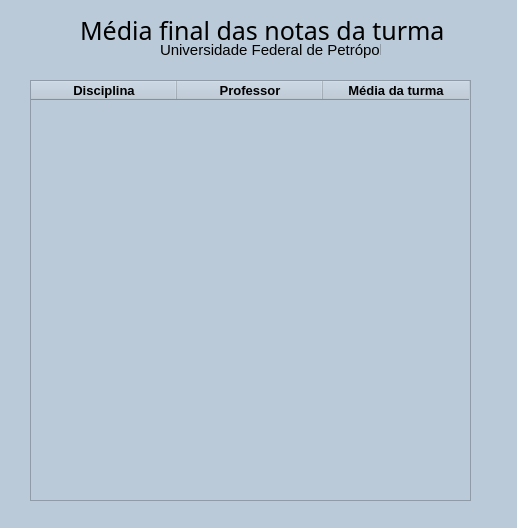
<?xml version="1.0" encoding="UTF-8"?>
<ui version="4.0">
 <class>MainWindow</class>
 <widget class="QMainWindow" name="MainWindow">
  <property name="geometry">
   <rect>
    <x>0</x>
    <y>0</y>
    <width>517</width>
    <height>528</height>
   </rect>
  </property>
  <property name="windowTitle">
   <string>MainWindow</string>
  </property>
  <property name="styleSheet">
   <string notr="true">background-color: rgb(186, 202, 217);</string>
  </property>
  <widget class="QWidget" name="centralwidget">
   <widget class="QLabel" name="label_2">
    <property name="geometry">
     <rect>
      <x>160</x>
      <y>40</y>
      <width>221</width>
      <height>20</height>
     </rect>
    </property>
    <property name="font">
     <font>
      <family>MS UI Gothic</family>
      <pointsize>11</pointsize>
     </font>
    </property>
    <property name="text">
     <string>Universidade Federal de Petrópolis</string>
    </property>
   </widget>
   <widget class="QLabel" name="label">
    <property name="geometry">
     <rect>
      <x>80</x>
      <y>20</y>
      <width>481</width>
      <height>21</height>
     </rect>
    </property>
    <property name="font">
     <font>
      <family>MS Gothic</family>
      <pointsize>19</pointsize>
     </font>
    </property>
    <property name="text">
     <string>Média final das notas da turma</string>
    </property>
   </widget>
   <widget class="QTableWidget" name="tableWidget">
    <property name="geometry">
     <rect>
      <x>30</x>
      <y>80</y>
      <width>441</width>
      <height>421</height>
     </rect>
    </property>
    <attribute name="horizontalHeaderDefaultSectionSize">
     <number>146</number>
    </attribute>
    <column>
     <property name="text">
      <string>Disciplina</string>
     </property>
     <property name="font">
      <font>
       <family>Arial</family>
       <pointsize>10</pointsize>
       <weight>75</weight>
       <bold>true</bold>
      </font>
     </property>
    </column>
    <column>
     <property name="text">
      <string>Professor</string>
     </property>
     <property name="font">
      <font>
       <family>Arial</family>
       <pointsize>10</pointsize>
       <weight>75</weight>
       <bold>true</bold>
      </font>
     </property>
    </column>
    <column>
     <property name="text">
      <string>Média da turma</string>
     </property>
     <property name="font">
      <font>
       <family>Arial</family>
       <pointsize>10</pointsize>
       <weight>75</weight>
       <bold>true</bold>
      </font>
     </property>
    </column>
   </widget>
  </widget>
  <widget class="QStatusBar" name="statusbar"/>
 </widget>
 <resources/>
 <connections/>
</ui>
